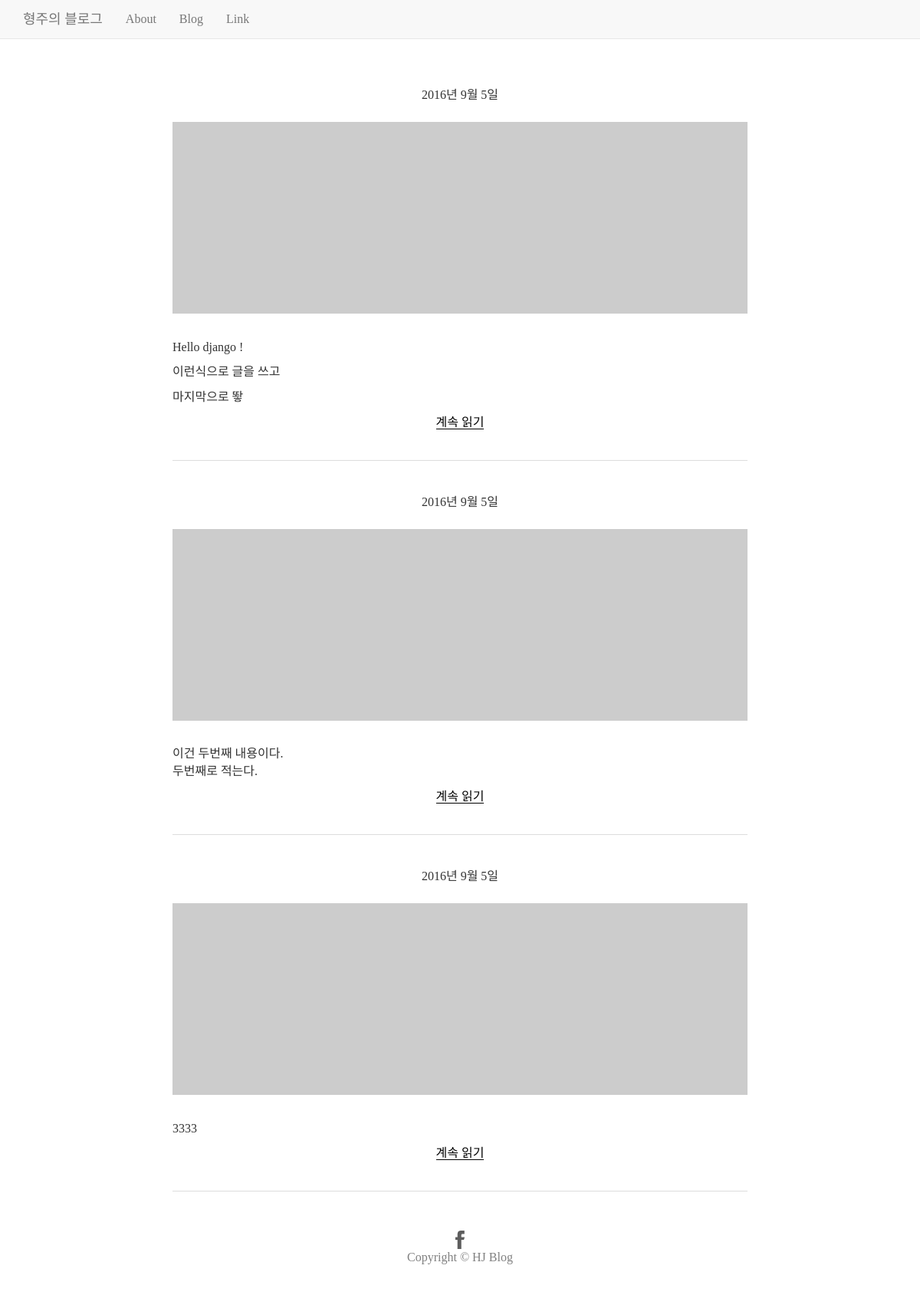
Before: / with the older database file.
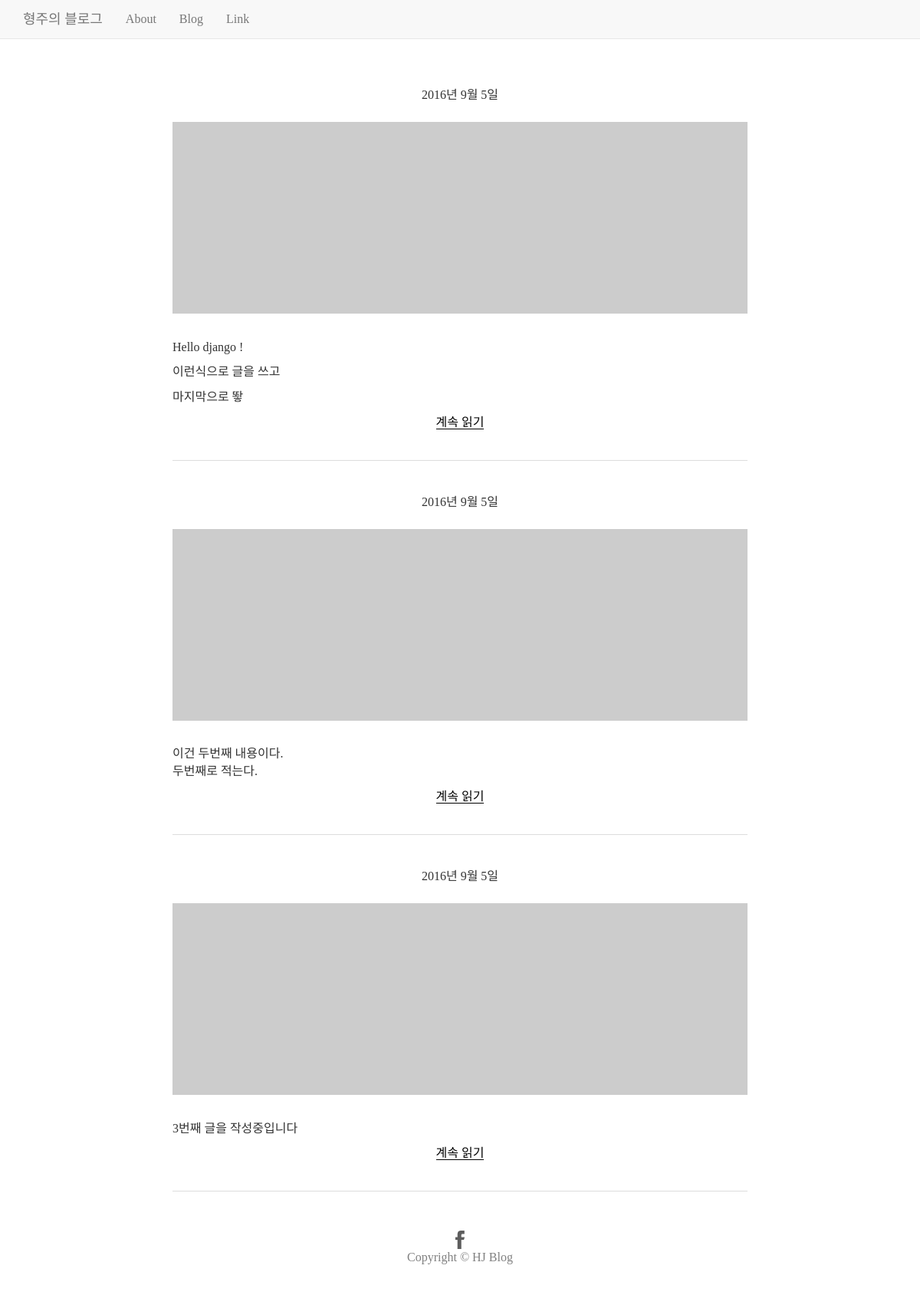
After: the same page with the newer database file.
### blog/models.py (models this page shows, shortened)
class Post(models.Model): # Model class를 상속받은 Post class를 생성한다는 뜻
	author = models.ForeignKey(settings.AUTH_USER_MODEL)
	title = models.CharField(max_length=200)
	text = models.TextField()
	created_date = models.DateTimeField(default=timezone.now)
	update_date = models.DateTimeField(blank=True, null = True)

### blog/views.py (the view)
# urls.py: url(r'^$', views.post_list, name='post_list'),
def post_list(request):
	posts = Post.objects.filter(created_date__lte=timezone.now()).order_by('created_date')
	return render(request, 'blog/post_list.html', {'posts': posts})

### blog/templates/blog/post_list.html (shortened to what this page needs)
{% extends "blog/base.html" %}
{% block content %}
    {% for post in posts %}
    <div class="col-lg-8 col-lg-offset-2">
        <div class="list-module">
            <center><div class="category">2016년 9월 5일</div></center>
            <br>
            <img class="img-responsive" src="http://placehold.it/900x300" alt="">
            <br>
			<p>{{ post.text | linebreaks }}</p>
            <div class="readMoreDIV">
                <a href="#" class="readMore">계속 읽기</a>
            </div>
        </div>
    </div>
   	{% endfor %}
{% endblock %}

### blog/templates/blog/base.html (shortened to what this page needs)
{% load staticfiles %}
<!DOCTYPE html>
<html lang="ko">
<head>
	<link rel="stylesheet" href="{% static 'css/bootstrap.min.css' %}">
	<link rel="stylesheet" href="{% static 'css/blog.css' %}">
</head>
<body>
    <nav class="navbar navbar-default navbar-fixed-top" role="navigation">
        <div class="container">
            <div class="navbar-header">
                <a class="navbar-brand" href="#">형주의 블로그</a>
            </div>
            <div class="collapse navbar-collapse" id="bs-example-navbar-collapse-1">
                <ul class="nav navbar-nav">
                    <li>
                        <a href="#">About</a>
                    </li>
                    <li>
                        <a href="#">Blog</a>
                    </li>
                    <li>
                        <a href="#">Link</a>
                    </li>
                </ul>
            </div>
        </div>
    </nav>
    <div class="container">
        <div class="row">
            {% block content %}
            {% endblock %}
	    </div>
    <footer>
        <div class="row">
            <div class="col-lg-12">
                <a target="_blank" href="https://www.facebook.com/madeindaejeon">
                    <img src="{% static 'imgs/facebook-logo.png' %}"/>
                </a>
                <p>Copyright &copy; HJ Blog</p>
            </div>
        </div>
    </footer>
    </div>
</body>
</html>

### blog/static/css/blog.css (style rules this page uses)
body { font-size: 16px; font-family: "Nanum Gothic"; padding-top: 70px; }
a { color: #000; text-decoration: none; }
a:link { text-decoration: none; color: #000; }
.list-module { border-bottom: 1px solid #dddddd; padding-top: 23px; padding-bottom: 27px; }
.readMoreDIV { margin-top: 10px; margin-bottom: 10px; text-align: center; }
.readMore { border-bottom: 1px solid black; }
footer { margin: 50px 0; text-align: center; color: gray; }

Changed rows visible on the page:
changed Post: text "3333" → "3번째 글을 작성중입니다"
